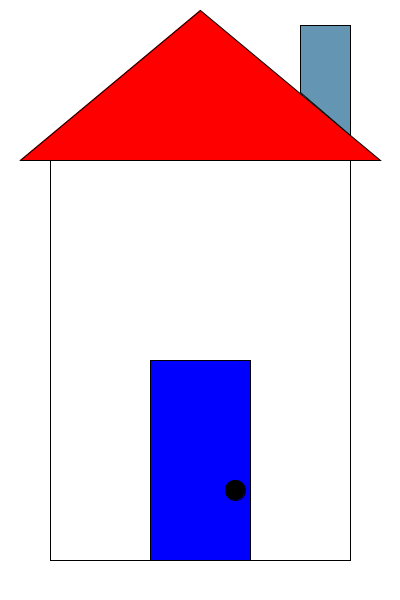
Frame 1 (no input)
Frame 60 (the mouse pressed at the canvas centre just before this capture): identical to frame 1, image omitted
Frame 120 (the mouse held since frame 60 and released just before this capture): identical to frame 1, image omitted

The Processing sketch that drew this single still picture (run headless with seeded random() and noise(); from frame 60 on, the mouse is pressed at the canvas centre):

// Processing sketch: processing_99054
// ── processing_99054.pde

void setup()
{
  size(400, 600) ;
  background(255, 255, 255) ;
  smooth() ;
  frameRate(60) ;

  fill(255) ;
  rect(50, 160, 300, 400) ;
  fill(255, 0, 0) ;
  triangle(20, 160, 380, 160, 200, 10) ;
  fill(0, 0, 255) ;
  rect(150, 360, 100, 200) ;
  fill(0) ;
  ellipse(235, 490, 20, 20) ;
  fill(100, 150, 180) ;
  quad(300, 92, 300, 25, 350, 25, 350, 135) ;
}

void draw()
{
  if (key == ' ')
  {
    fill(224,54,7);
    ellipse(random(width),random(height), 50,50);
  }
}
